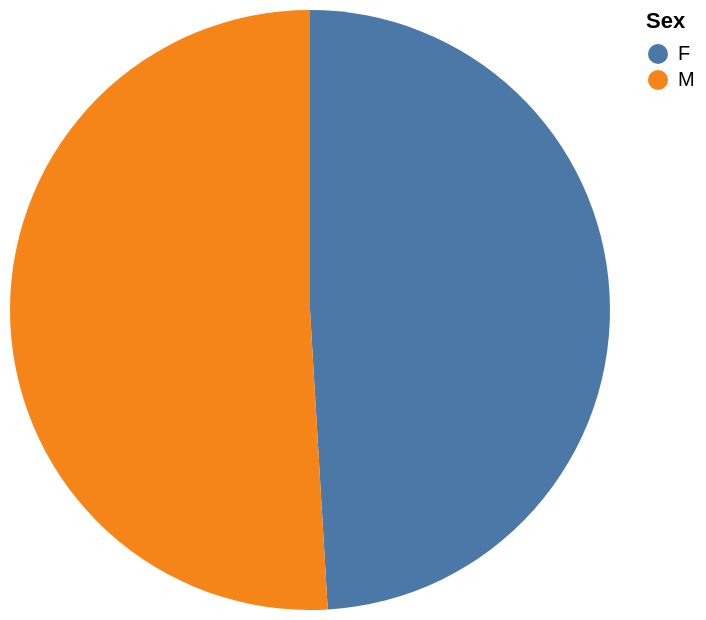

Write a Vega-Lite specification for this figure.
### Vega-Lite specification from a JSON file in a GitHub repository (floating-point values rounded to 4 significant figures)
{"data": {"values": [{"x_data": "F", "y_data": 26}, {"x_data": "M", "y_data": 27}]}, "mark": "arc", "encoding": {"theta": {"field": "y_data", "type": "quantitative", "title": "max(age)"}, "color": {"field": "x_data", "type": "nominal", "title": "Sex"}}}
